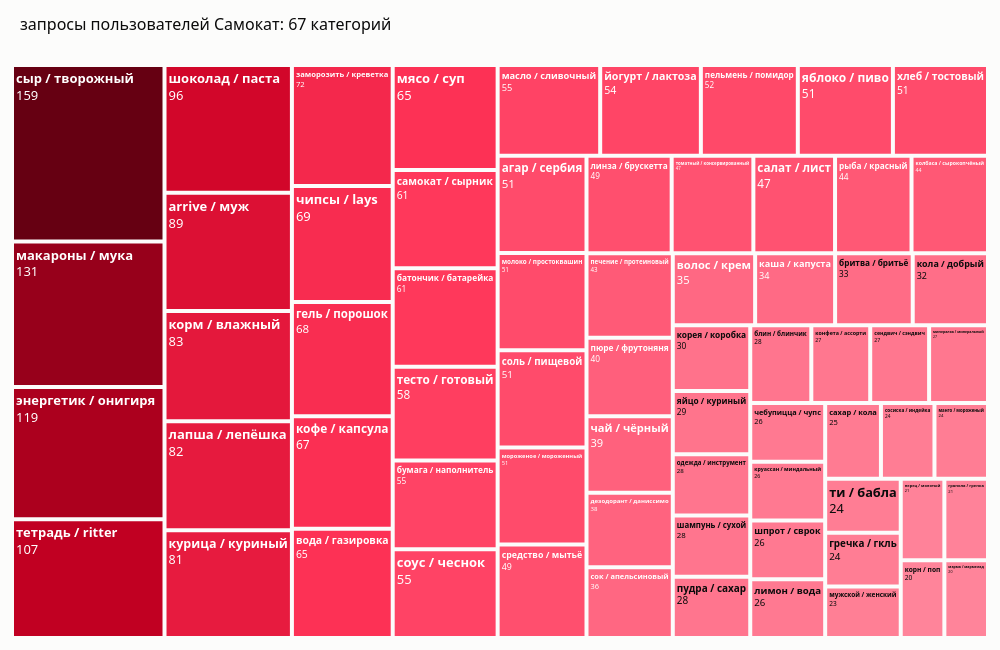

Source (notebook cell):
### Code cell
import plotly.graph_objects as go
import plotly.colors as pc

df_plot = (
    clustered_df_e5[clustered_df_e5['cluster'] != -1]
    .groupby('cluster_name')['query']
    .nunique()
    .sort_values(ascending=False)
    .reset_index()
)
df_plot.columns = ['cluster_name', 'count']

brand_colorscale = [
    [0.00, "#FFFFFF"],
    [0.01, "#FF8FA3"],
    [0.35, "#FF3357"],
    [0.60, "#CC0024"],
    [0.80, "#99001B"],
    [1.00, "#660012"],
]

norm = (df_plot['count'] - df_plot['count'].min()) / (df_plot['count'].max() - df_plot['count'].min())
norm = 0.05 + 0.95 * norm

tile_colors = pc.sample_colorscale(brand_colorscale, norm.tolist())

def luminance(rgb_str):
    r, g, b = [int(v) for v in rgb_str.strip('rgb()').split(',')]
    return 0.2126 * r + 0.7152 * g + 0.0722 * b

text_colors = ['#ffffff' if luminance(c) < 140 else '#0b0b0b' for c in tile_colors]

fig = go.Figure(go.Treemap(
    labels=df_plot['cluster_name'],
    parents=[''] * len(df_plot),
    values=df_plot['count'],
    marker=dict(colors=tile_colors, line=dict(width=2, color='#fcfcfb'), pad=dict(t=6, l=3, r=3, b=3)),
    text=[f'{c:,}' for c in df_plot['count']],
    texttemplate='<b>%{label}</b><br>%{text}',
    textfont=dict(family='system-ui, -apple-system, "Segoe UI", sans-serif', size=13, color=text_colors),
    hovertemplate='<b>%{label}</b><br>запросов: %{value:,}<extra></extra>',
    tiling=dict(pad=2),
))

fig.update_layout(
    title=dict(
        text=f'запросы пользователей Самокат: {len(df_plot)} категорий',
        font=dict(size=16, color='#0b0b0b'),
        x=0.02, xanchor='left',
    ),
    paper_bgcolor='#fcfcfb',
    font=dict(family='system-ui, -apple-system, "Segoe UI", sans-serif'),
    margin=dict(l=10, r=10, t=60, b=10),
    height=650, width=1000,
)

fig.show()

### Figure 1 — Plotly figure (JSON) as saved in the notebook; plotly's stock layout.template omitted (floating-point values rounded to 4 significant figures)
{"data": [{"hovertemplate": "<b>%{label}</b><br>запросов: %{value:,}<extra></extra>", "labels": ["сыр / творожный", "макароны / мука", "энергетик / онигиря", "тетрадь / ritter", "шоколад / паста", "arrive / муж", "корм / влажный", "лапша / лепёшка", "курица / куриный", "заморозить / креветка", "чипсы / lays", "гель / порошок", "кофе / капсула", "вода / газировка", "мясо / суп", "самокат / сырник", "батончик / батарейка", "тесто / готовый", "бумага / наполнитель", "соус / чеснок", "масло / сливочный", "йогурт / лактоза", "пельмень / помидор", "яблоко / пиво", "хлеб / тостовый", "агар / сербия", "молоко / простоквашин", "соль / пищевой", "мороженое / мороженный", "средство / мытьё", "линза / брускетта", "томатный / консервированный", "салат / лист", "рыба / красный", "колбаса / сырокопчёный", "печение / протеиновый", "пюре / фрутоняня", "чай / чёрный", "дезодорант / даниссимо", "сок / апельсиновый", "волос / крем", "каша / капуста", "бритва / бритьё", "кола / добрый", "корея / коробка", "яйцо / куриный", "одежда / инструмент", "шампунь / сухой", "пудра / сахар", "блин / блинчик", "конфета / ассорти", "сендвич / сэндвич", "минералка / минеральный", "чебупицца / чупс", "круассан / миндальный", "шпрот / сврок", "лимон / вода", "сахар / кола", "сосиска / индейка", "манго / мороженый", "ти / бабла", "гречка / гкль", "мужской / женский", "перец / молотый", "гранола / гренка", "корн / поп", "марма / мармелад"], "marker": {"colors": ["rgb(102, 0, 18)", "rgb(151, 0, 27)", "rgb(172, 0, 30)", "rgb(193, 0, 34)", "rgb(210, 6, 42)", "rgb(220, 16, 52)", "rgb(228, 24, 60)", "rgb(230, 26, 62)", "rgb(231, 27, 63)", "rgb(244, 40, 76)", "rgb(248, 44, 80)", "rgb(249, 45, 81)", "rgb(251, 47, 83)", "rgb(253, 49, 85)", "rgb(253, 49, 85)", "rgb(255, 56, 91)", "rgb(255, 56, 91)", "rgb(255, 62, 96)", "rgb(255, 67, 101)", "rgb(255, 67, 101)", "rgb(255, 67, 101)", "rgb(255, 69, 102)", "rgb(255, 73, 105)", "rgb(255, 75, 107)", "rgb(255, 75, 107)", "rgb(255, 75, 107)", "rgb(255, 75, 107)", "rgb(255, 75, 107)", "rgb(255, 75, 107)", "rgb(255, 79, 110)", "rgb(255, 79, 110)", "rgb(255, 82, 113)", "rgb(255, 82, 113)", "rgb(255, 88, 117)", "rgb(255, 88, 117)", "rgb(255, 90, 119)", "rgb(255, 95, 124)", "rgb(255, 97, 125)", "rgb(255, 99, 127)", "rgb(255, 103, 130)", "rgb(255, 104, 131)", "rgb(255, 106, 133)", "rgb(255, 108, 134)", "rgb(255, 110, 136)", "rgb(255, 114, 139)", "rgb(255, 116, 140)", "rgb(255, 117, 142)", "rgb(255, 117, 142)", "rgb(255, 117, 142)", "rgb(255, 117, 142)", "rgb(255, 119, 143)", "rgb(255, 119, 143)", "rgb(255, 119, 143)", "rgb(255, 121, 145)", "rgb(255, 121, 145)", "rgb(255, 121, 145)", "rgb(255, 121, 145)", "rgb(255, 123, 146)", "rgb(255, 125, 148)", "rgb(255, 125, 148)", "rgb(255, 125, 148)", "rgb(255, 125, 148)", "rgb(255, 127, 149)", "rgb(255, 130, 153)", "rgb(255, 130, 153)", "rgb(255, 132, 154)", "rgb(255, 132, 154)"], "line": {"color": "#fcfcfb", "width": 2}, "pad": {"b": 3, "l": 3, "r": 3, "t": 6}}, "parents": ["", "", "", "", "", "", "", "", "", "", "", "", "", "", "", "", "", "", "", "", "", "", "", "", "", "", "", "", "", "", "", "", "", "", "", "", "", "", "", "", "", "", "", "", "", "", "", "", "", "", "", "", "", "", "", "", "", "", "", "", "", "", "", "", "", "", ""], "text": ["159", "131", "119", "107", "96", "89", "83", "82", "81", "72", "69", "68", "67", "65", "65", "61", "61", "58", "55", "55", "55", "54", "52", "51", "51", "51", "51", "51", "51", "49", "49", "47", "47", "44", "44", "43", "40", "39", "38", "36", "35", "34", "33", "32", "30", "29", "28", "28", "28", "28", "27", "27", "27", "26", "26", "26", "26", "25", "24", "24", "24", "24", "23", "21", "21", "20", "20"], "textfont": {"color": ["#ffffff", "#ffffff", "#ffffff", "#ffffff", "#ffffff", "#ffffff", "#ffffff", "#ffffff", "#ffffff", "#ffffff", "#ffffff", "#ffffff", "#ffffff", "#ffffff", "#ffffff", "#ffffff", "#ffffff", "#ffffff", "#ffffff", "#ffffff", "#ffffff", "#ffffff", "#ffffff", "#ffffff", "#ffffff", "#ffffff", "#ffffff", "#ffffff", "#ffffff", "#ffffff", "#ffffff", "#ffffff", "#ffffff", "#ffffff", "#ffffff", "#ffffff", "#ffffff", "#ffffff", "#ffffff", "#ffffff", "#ffffff", "#ffffff", "#0b0b0b", "#0b0b0b", "#0b0b0b", "#0b0b0b", "#0b0b0b", "#0b0b0b", "#0b0b0b", "#0b0b0b", "#0b0b0b", "#0b0b0b", "#0b0b0b", "#0b0b0b", "#0b0b0b", "#0b0b0b", "#0b0b0b", "#0b0b0b", "#0b0b0b", "#0b0b0b", "#0b0b0b", "#0b0b0b", "#0b0b0b", "#0b0b0b", "#0b0b0b", "#0b0b0b", "#0b0b0b"], "family": "system-ui, -apple-system, \"Segoe UI\", sans-serif", "size": 13}, "texttemplate": "<b>%{label}</b><br>%{text}", "tiling": {"pad": 2}, "type": "treemap", "values": [159, 131, 119, 107, 96, 89, 83, 82, 81, 72, 69, 68, 67, 65, 65, 61, 61, 58, 55, 55, 55, 54, 52, 51, 51, 51, 51, 51, 51, 49, 49, 47, 47, 44, 44, 43, 40, 39, 38, 36, 35, 34, 33, 32, 30, 29, 28, 28, 28, 28, 27, 27, 27, 26, 26, 26, 26, 25, 24, 24, 24, 24, 23, 21, 21, 20, 20]}], "layout": {"font": {"family": "system-ui, -apple-system, \"Segoe UI\", sans-serif"}, "height": 650, "margin": {"b": 10, "l": 10, "r": 10, "t": 60}, "paper_bgcolor": "#fcfcfb", "title": {"font": {"color": "#0b0b0b", "size": 16}, "text": "запросы пользователей Самокат: 67 категорий", "x": 0.02, "xanchor": "left"}, "width": 1000}}
